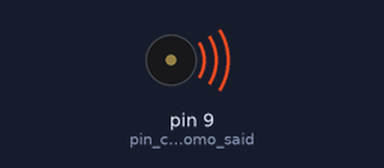
A sketch run on a simulated Arduino Uno, built with avr-gcc and run on an emulated ATmega328P. Parts: buzzer (waves = sounding).

Above: at 0.2 s.
At 7.1 s:
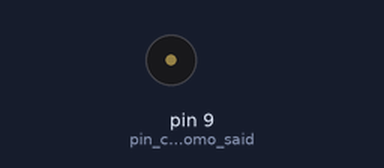
Timing chart, 0 to 9.4 s (numbered marks = the images above):
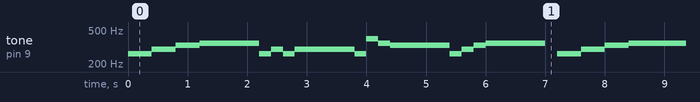

The sketch:

my_musica.ino
```cpp
#define x 200

void setup() {

   pinMode (9, OUTPUT); //pin configurado como saida

}

void loop() {

  tone(9,264,x*2);
  delay(400);
  tone(9,(148.5*2),x*2);
  delay(400);
  tone(9,(165*2),x*2);
  delay(400);
  tone(9,(175.956*2),x*2);
  delay(400);
  tone(9,(175.956*2),x);
  delay(200);
  tone(9,(175.956*2),x*2);
  delay(400);
  tone(9,264,x);
  delay(200);
  tone(9,(148.5*2),x);
  delay(200);
  tone(9,264,x);
  delay(200);
  tone(9,(148.5*2),x*2);
  delay(400);
  tone(9,(148.5*2),x);
  delay(200);
  tone(9,(148.5*2),x*2);
  delay(400);
  tone(9,264,x);
  delay(200);
  tone(9,396,x);
  delay(200);
  tone(9,(175.956*2),x);
  delay(200);
  tone(9,(165*2),x*2);
  delay(400);
  tone(9,(165*2),x);
  delay(200);
  tone(9,(165*2),x*2);
  delay(400);
  tone(9,264,x);
  delay(200);
  tone(9,(148.5*2),x);
  delay(200);
  tone(9,(165*2),x);
  delay(200);
  tone(9,(175.956*2),x*2);
  delay(400);
  tone(9,(175.956*2),x);
  delay(200);
  tone(9,(175.956*2),x*2);
  delay(600);


}
```

Measured:
- by itself, tone on pin 9 (pin_configurado_como_said): repeats every 7.2 s: 297 Hz 0.40 s, 330 Hz 0.40 s, 351 Hz 1.0 s, 264 Hz 0.20 s, 297 Hz 0.20 s, 264 Hz 0.20 s, 297 Hz 1.0 s, 264 Hz 0.20 s, 396 Hz 0.20 s, 351 Hz 0.20 s, 330 Hz 1.0 s, 264 Hz 0.20 s, 297 Hz 0.20 s, 330 Hz 0.20 s, 351 Hz 1.0 s, silent 0.20 s, 264 Hz 0.40 s
